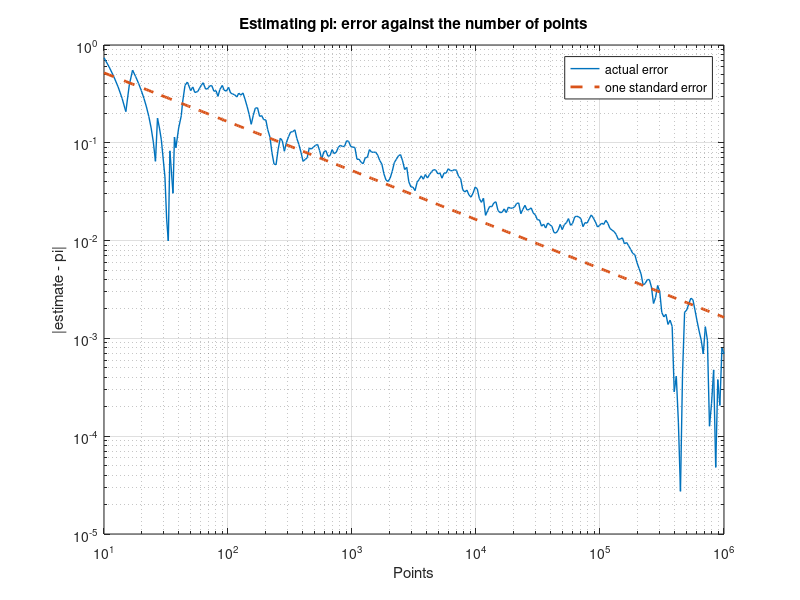

MATLAB code for this plot:
% The smallest Monte Carlo: points in a unit square, the fraction inside the quarter circle
rng(2);
N = 1e6;
xy = rand(N, 2);
inside = sum(xy.^2, 2) <= 1;
estimate = 4*cumsum(inside) ./ (1:N)';

k = unique(round(logspace(1, 6, 300)))';
err = abs(estimate(k) - pi);
spread = 4*sqrt((pi/4)*(1 - pi/4) ./ k);    % one standard error
fprintf('pi is about %.5f after %d points (error %.5f, standard error %.5f)\n', ...
    estimate(end), N, abs(estimate(end) - pi), spread(end));
fprintf('Ten times the points buys about %.2f times the accuracy\n', sqrt(10));

loglog(k, err, 'LineWidth', 1);
hold on;
loglog(k, spread, '--', 'LineWidth', 2);
hold off;
legend('actual error', 'one standard error');
title('Estimating pi: error against the number of points');
xlabel('Points');
ylabel('|estimate - pi|');
grid on;

% Keep the plotted curves in the workspace and let the million samples go
clear xy inside estimate
